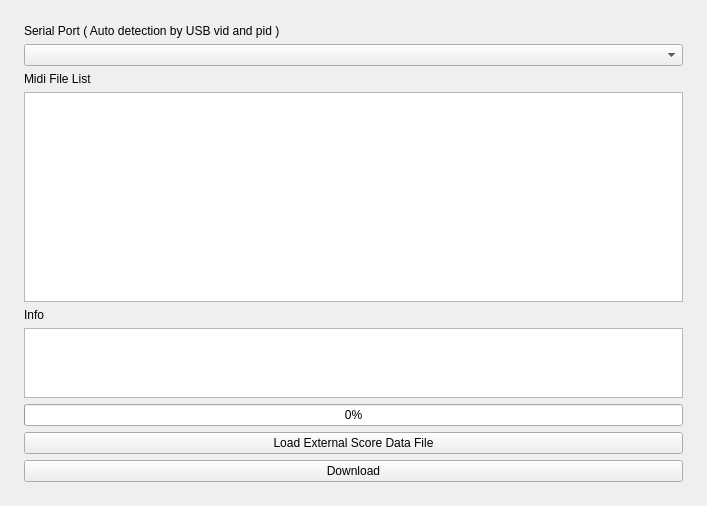
<?xml version="1.0" encoding="UTF-8"?>
<ui version="4.0">
 <class>MainWindow</class>
 <widget class="QMainWindow" name="MainWindow">
  <property name="geometry">
   <rect>
    <x>0</x>
    <y>0</y>
    <width>707</width>
    <height>506</height>
   </rect>
  </property>
  <property name="font">
   <font>
    <family>Segoe UI</family>
   </font>
  </property>
  <property name="windowTitle">
   <string>MainWindow</string>
  </property>
  <widget class="QWidget" name="centralWidget">
   <property name="sizePolicy">
    <sizepolicy hsizetype="Preferred" vsizetype="Preferred">
     <horstretch>0</horstretch>
     <verstretch>0</verstretch>
    </sizepolicy>
   </property>
   <layout class="QVBoxLayout" name="verticalLayout">
    <property name="leftMargin">
     <number>24</number>
    </property>
    <property name="topMargin">
     <number>24</number>
    </property>
    <property name="rightMargin">
     <number>24</number>
    </property>
    <property name="bottomMargin">
     <number>24</number>
    </property>
    <item>
     <widget class="QLabel" name="label_3">
      <property name="text">
       <string>Serial Port ( Auto detection by USB vid and pid )</string>
      </property>
     </widget>
    </item>
    <item>
     <widget class="QComboBox" name="serialPortComobox">
      <property name="editable">
       <bool>false</bool>
      </property>
     </widget>
    </item>
    <item>
     <widget class="QLabel" name="label">
      <property name="text">
       <string>Midi File List</string>
      </property>
     </widget>
    </item>
    <item>
     <widget class="QListView" name="fileListView">
      <property name="sizePolicy">
       <sizepolicy hsizetype="Expanding" vsizetype="Expanding">
        <horstretch>0</horstretch>
        <verstretch>3</verstretch>
       </sizepolicy>
      </property>
      <property name="editTriggers">
       <set>QAbstractItemView::NoEditTriggers</set>
      </property>
      <property name="dragEnabled">
       <bool>true</bool>
      </property>
      <property name="dragDropMode">
       <enum>QAbstractItemView::DragDrop</enum>
      </property>
      <property name="defaultDropAction">
       <enum>Qt::MoveAction</enum>
      </property>
     </widget>
    </item>
    <item>
     <widget class="QLabel" name="label_2">
      <property name="text">
       <string>Info</string>
      </property>
     </widget>
    </item>
    <item>
     <widget class="QPlainTextEdit" name="logViewer">
      <property name="sizePolicy">
       <sizepolicy hsizetype="Expanding" vsizetype="Expanding">
        <horstretch>0</horstretch>
        <verstretch>1</verstretch>
       </sizepolicy>
      </property>
      <property name="readOnly">
       <bool>true</bool>
      </property>
     </widget>
    </item>
    <item>
     <widget class="QProgressBar" name="downloadProgressBar">
      <property name="value">
       <number>0</number>
      </property>
      <property name="textVisible">
       <bool>true</bool>
      </property>
      <property name="invertedAppearance">
       <bool>false</bool>
      </property>
     </widget>
    </item>
    <item>
     <widget class="QPushButton" name="loadScoreDataFileButton">
      <property name="acceptDrops">
       <bool>true</bool>
      </property>
      <property name="text">
       <string>Load External Score Data File</string>
      </property>
     </widget>
    </item>
    <item>
     <widget class="QPushButton" name="downloadButton">
      <property name="sizePolicy">
       <sizepolicy hsizetype="Minimum" vsizetype="Fixed">
        <horstretch>0</horstretch>
        <verstretch>1</verstretch>
       </sizepolicy>
      </property>
      <property name="styleSheet">
       <string notr="true"/>
      </property>
      <property name="text">
       <string>Download</string>
      </property>
     </widget>
    </item>
   </layout>
  </widget>
  <action name="actionOpen">
   <property name="text">
    <string>Open</string>
   </property>
  </action>
 </widget>
 <layoutdefault spacing="6" margin="11"/>
 <resources/>
 <connections/>
</ui>
